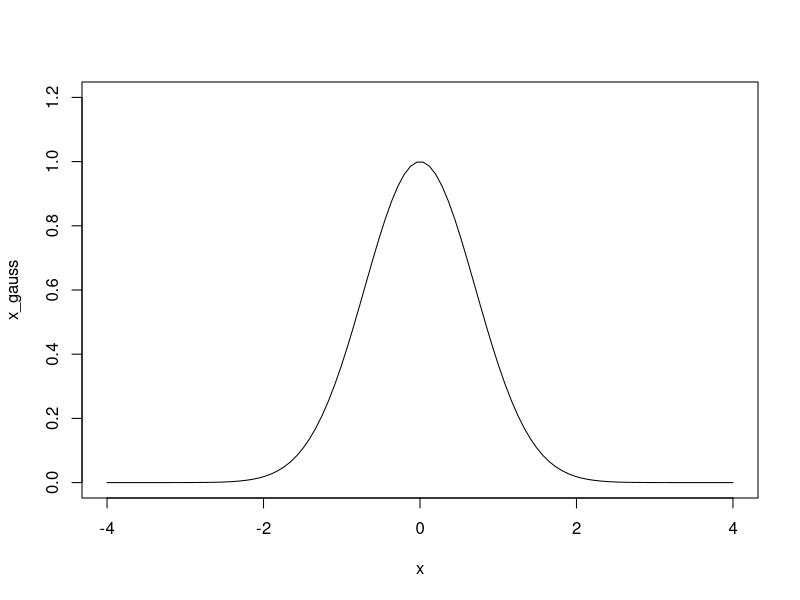
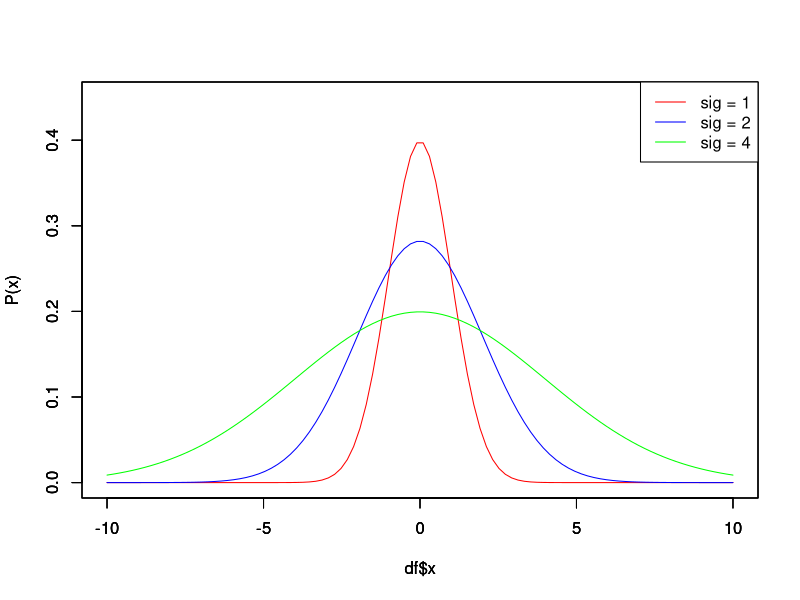
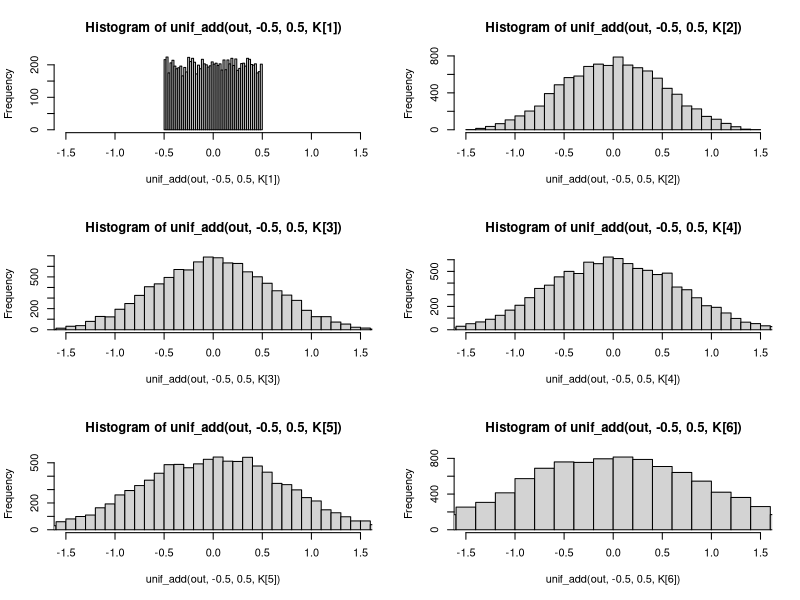

Write the R code that produced these figures, in order.
## ---- chunk 1
gaussian_func <- function(x){
  out <- exp(-x^2)
  return(out)
}
x <- seq(-4, 4, length.out = 100)
x_gauss <- gaussian_func(x)
plot(x, x_gauss, type="l", ylim = c(0, 1.2))
## ---- chunk 2
gaussian_rnd <- function(x, mu, sigma){
  out <- 1/sqrt(2*pi*sigma) * exp(-(x-mu)^2/(2*sigma^2))
  return(out)
}

x <-  seq(-10, 10, length.out = 100)

df <- data.frame(

  x = x, 
  p_x_1 = gaussian_rnd(x, mu = 0, sigma = 1),
  p_x_2 = gaussian_rnd(x, mu = 0, sigma = 2),
  p_x_4 = gaussian_rnd(x, mu = 0, sigma = 4)

)

ylim <- c(0, 0.45)
xlim <- c(-10,10)
ylab <- "P(x)"

plot(df$x, df$p_x_1, type = "l",
     ylim = ylim, xlim = xlim, col = "red", ylab = ylab)
par(new=T)
plot(df$x, df$p_x_2, type = "l",
     ylim = ylim, xlim = xlim, col = "blue", ylab = ylab)
par(new=T)
plot(df$x, df$p_x_4, type = "l",
     ylim = ylim, xlim = xlim, col = "green", ylab = ylab)
legend("topright", legend = c("sig = 1", "sig = 2", "sig = 4"),
       col = c("red", "blue", "green"),
       lty = c(1,1,1)
       )
## ---- chunk 3
out <- 10000
K <- c(1, 2, 3, 4, 5, 10)
x <- seq(-1.5, 1.5, length.out = out)
axis_x <- data.frame(
  axis1 = x / sqrt(K[1]),
  axis2 = x / sqrt(K[2]),
  axis3 = x / sqrt(K[3]),
  axis4 = x / sqrt(K[4]),
  axis5 = x / sqrt(K[5]),
  axis100 = x / sqrt(K[6])
)
# ガウス乱数の設定
s <- sqrt(K)

# 描画の設定
xlim <- c(-1.5, 1.5)

# 
unif_add <- function(x, a, b, K){
  out <- runif(x, min = a, max = b)
  if(K == 1){
    return(out)
  }else{
    for(i in 1:K){
      set.seed(i+K)
      out <- out + runif(x, min = a, max = b)
    }
    return(out)
  }
}


par(mfrow = c(3, 2))
hist(unif_add(out, -0.5, 0.5, K[1]), xlim = xlim, breaks = 40)
hist(unif_add(out, -0.5, 0.5, K[2]), xlim = xlim, breaks = 40)
hist(unif_add(out, -0.5, 0.5, K[3]), xlim = xlim, breaks = 40)
hist(unif_add(out, -0.5, 0.5, K[4]), xlim = xlim, breaks = 40)
hist(unif_add(out, -0.5, 0.5, K[5]), xlim = xlim, breaks = 40)
hist(unif_add(out, -0.5, 0.5, K[6]), xlim = xlim, breaks = 40)
